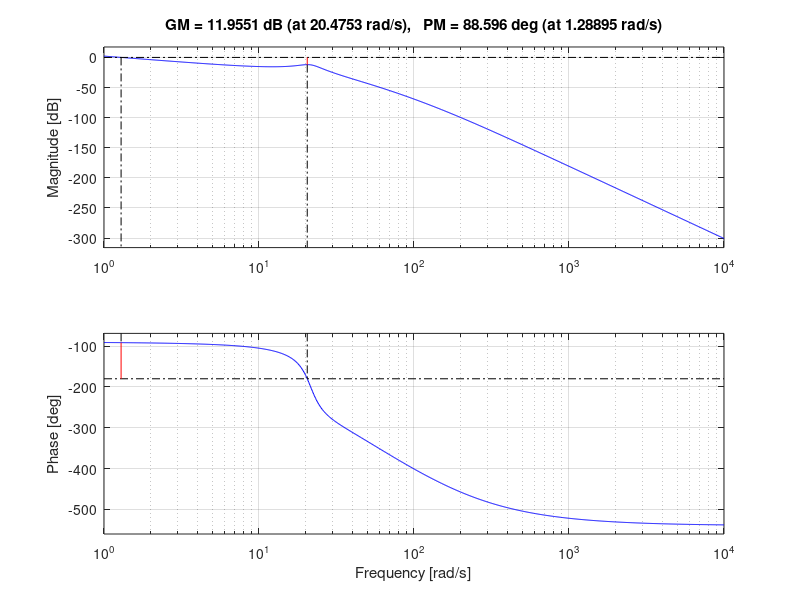

Recreate this plot in MATLAB.
R = 1.3;%resistance 
L = 0.0220; %inductance 
Ke = -1.0000e+05; %electric stiffness and torque constant

s = tf('s');

%carts and load     
M = 1.35;

%spring
Ch = 9; %spring damping
Cm = 6; 
Cl = 8;

Kh = 625; %Stiffness high
Km = 281; %Stiffness Med
Kl = 162; %Stifness low



motor = tf([1],[L R]);
currentFilter = tf([1],[1/20,1]);

motor = feedback(motor, currentFilter);
cart = tf([Ke],[M, Ch, Kh]);

plant = series(motor,cart);
plant = series(plant, zpk([0],[-100,-150],[1]));

controller = zpk([],[0,0],[-276.55]);
controller2 = zpk([-14.806+i*28.504,-14.806-i*28.504],[0,0],[28.504]);
plant = series(controller, plant);
margin(plant);

plant = feedback(plant,1);
%bode(plant);
